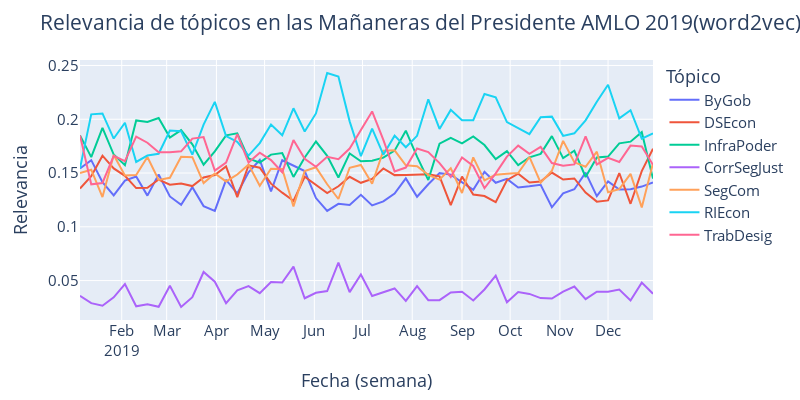
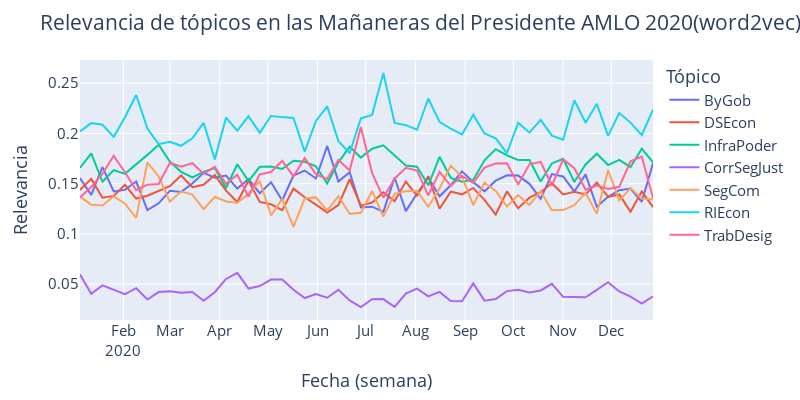
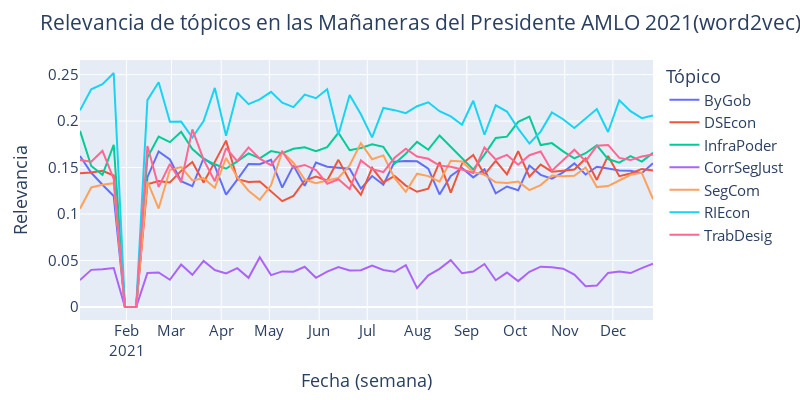
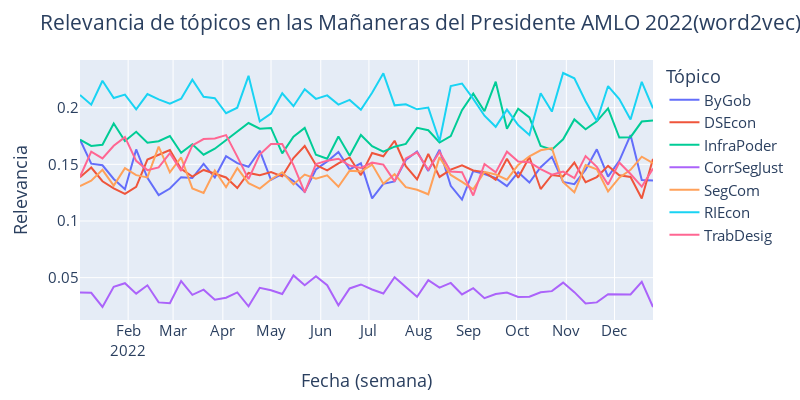

Notebook code for these charts, in order:
### Code cell
# Impresión de series de tiempo para los años 2019-2023 usando w2v.
plot_multiple_series(w2v_week_indicator,PATH,'word2vec')
